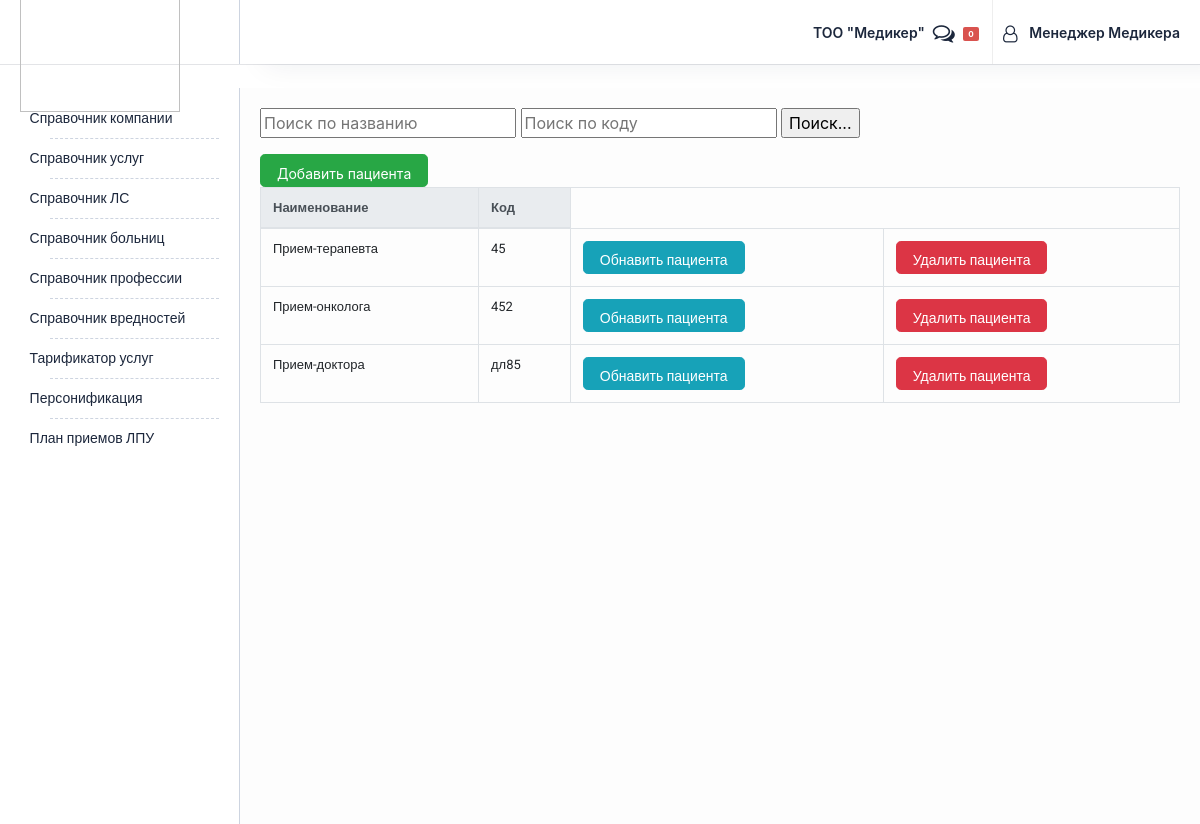
The app's page /tariffication/service/list/ (signed in) with its own data.
### tariffication/models.py (models this page shows, shortened)
class ItemBase(models.Model):
    title = models.CharField(max_length=1000, null=True)
    created_date = models.DateField(auto_now_add=True)
    updated_date = models.DateField(auto_now=True)
    class Meta:
        abstract = True

class Service(ItemBase):
    code = models.CharField(max_length=80, null=True)
    insurance = models.ForeignKey(
        Insurance, on_delete=models.CASCADE,
        related_name='services', null=True)
    class Meta:
        db_table = "services"

### tariffication/views.py (the view)
# urls.py: path('service/list/', views.ServiceListView.as_view(),
class ServiceListView(ServiceMixin, ListView):
    template_name = 'service/list.html'
    context_object_name = 'services'
    paginate_by = 5

### tariffication/views.py (called while the page is built)
    def get_queryset(self):
        insurance = self.request.user.profile.insurance
        qs = super().get_queryset()
        qs_filter = qs.filter(
            Q(insurance=insurance) | Q(insurance__isnull=True))
        service_filtered_list = ServiceFilter(
            self.request.GET, queryset=qs_filter)
        return service_filtered_list.qs

### templates/service/list.html (shortened to what this page needs)
services{% extends "base.html" %}
{% block content %}
	<div class="row">
		<div class="col-md-12">
			<form method="GET">
		        <input type="text" name="title" placeholder="Поиск по названию" value="{{ request.GET.title }}">
		        <input type="text" name="code" placeholder="Поиск по коду" value="{{ request.GET.code }}">
		        <input type="submit" name="" value="Поиск...">
		    </form>
		</div>
		<div class="col-md-12">
			<table class="table table-hover table-bordered">
				<thead class="thead-light">
					<tr>
						<th scope="col">Наименование</th>
						<th scope="col">Код</th>
					</tr>
				</thead>
				<tbody id="content">
					<button class="btn btn-success btn-lg element input-mini"
	            		data-url="{% url 'tariffication:service_create' %}" data-toggle="modal" data-target="#element" aria-hidden="true">
					Добавить пациента
					</button>
					{% for service in services %}
						<tr>
							<td>{{service.title}}</td>
							<td>{{service.code}}</td>
							<td>
								<button class="btn btn-info btn-lg element input-mini"
				            		data-url="{% url 'tariffication:service_update' service.id %}" data-toggle="modal" data-target="#element" aria-hidden="true">
								Обнавить пациента
								</button>
							</td>
							<td>
								<button class="btn btn-danger btn-lg element input-mini"
				            		data-url="{% url 'tariffication:service_delete' service.id %}" data-toggle="modal" data-target="#element" aria-hidden="true">
								Удалить пациента
								</button>
							</td>
						</tr>
					{% endfor %}
				</tbody>
			</table>
		</div>
	</div>
{% endblock %}

### static/css/main.css (style rules this page uses)
table { font-size: 13px; border-radius: 4px; background-color: #fff; font-family: 'Roboto', sans-serif; }
.input-mini { height: 33px!important; font-size: 14px!important; }
table { margin-bottom: 0px!important; }

### records on screen
Service: title "Прием-терапевта", code "45"
Service: title "Прием-онколога", code "452"
Service: title "Прием-доктора", code "дл85"
